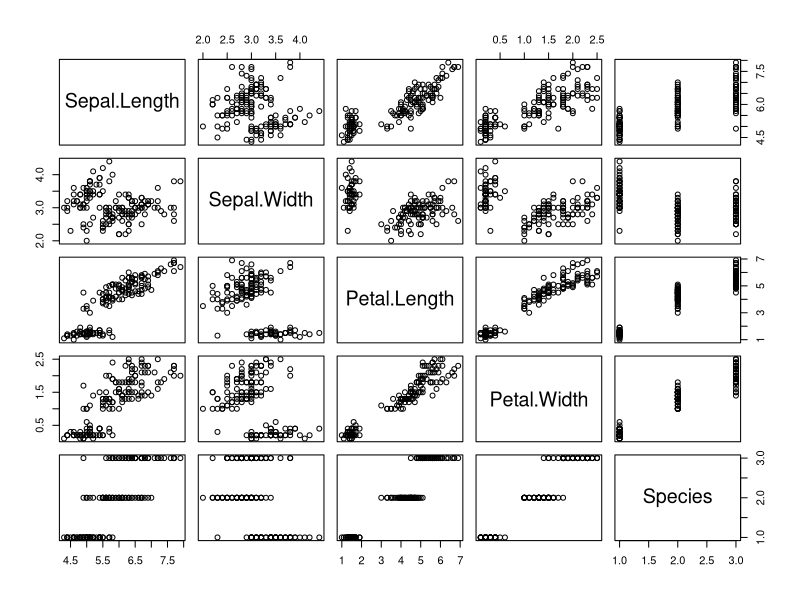
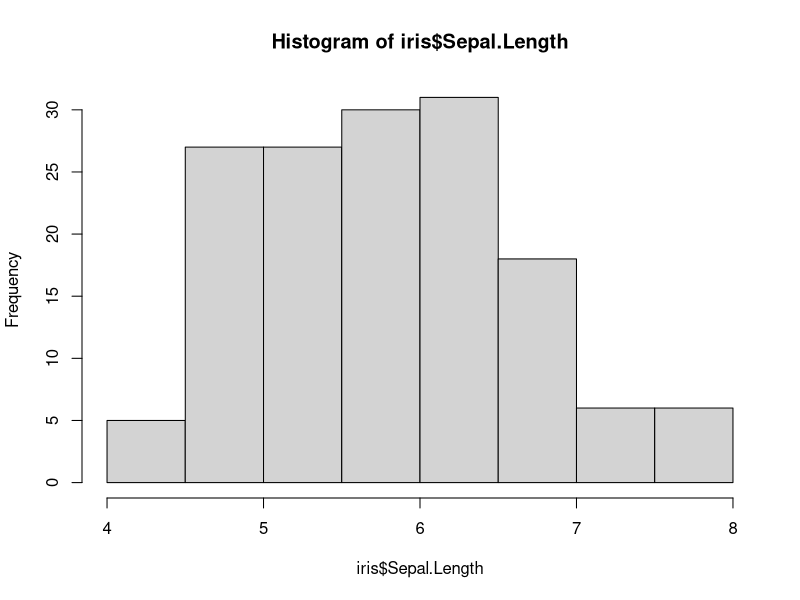
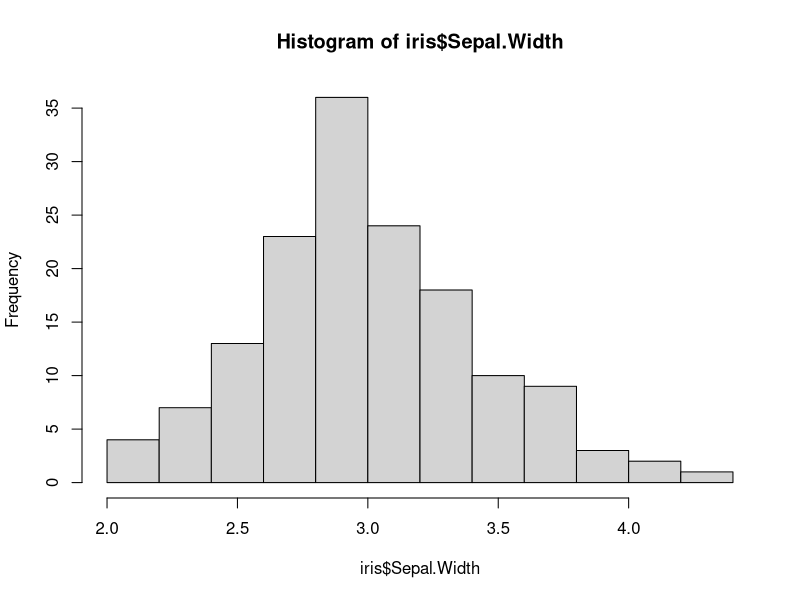
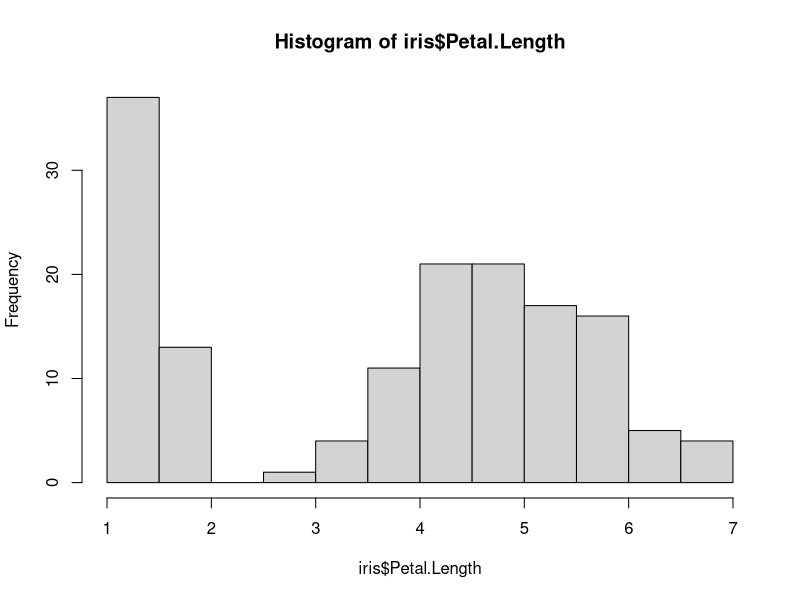
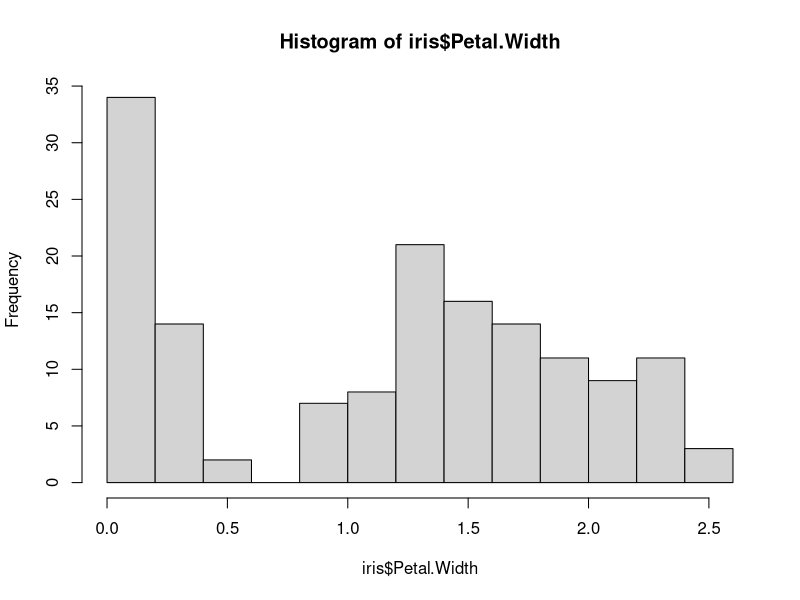
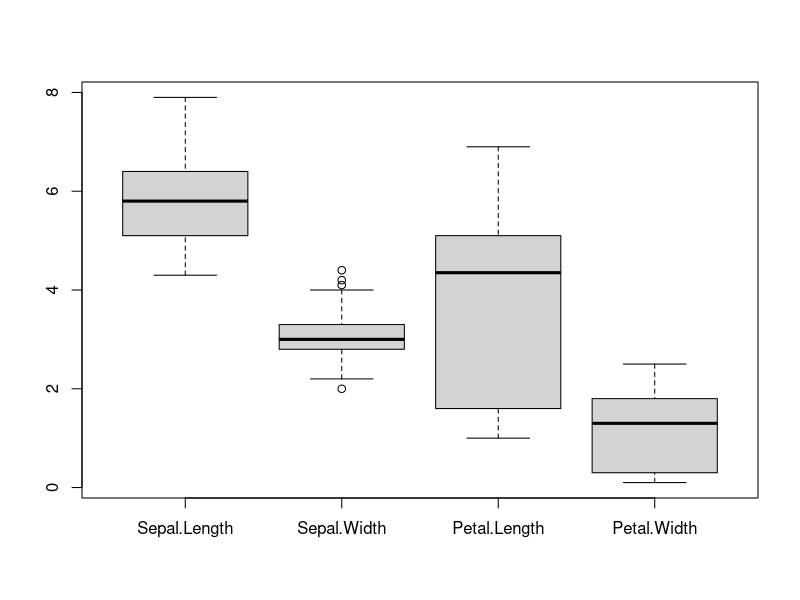
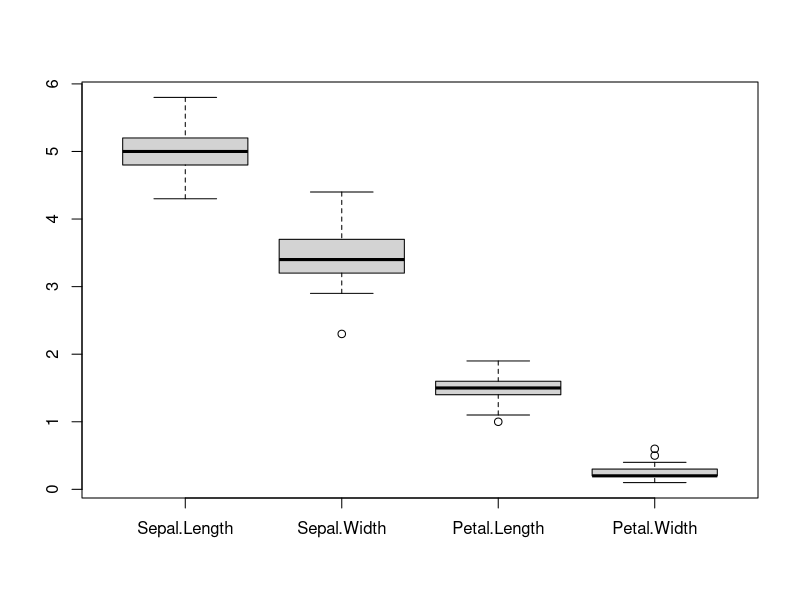
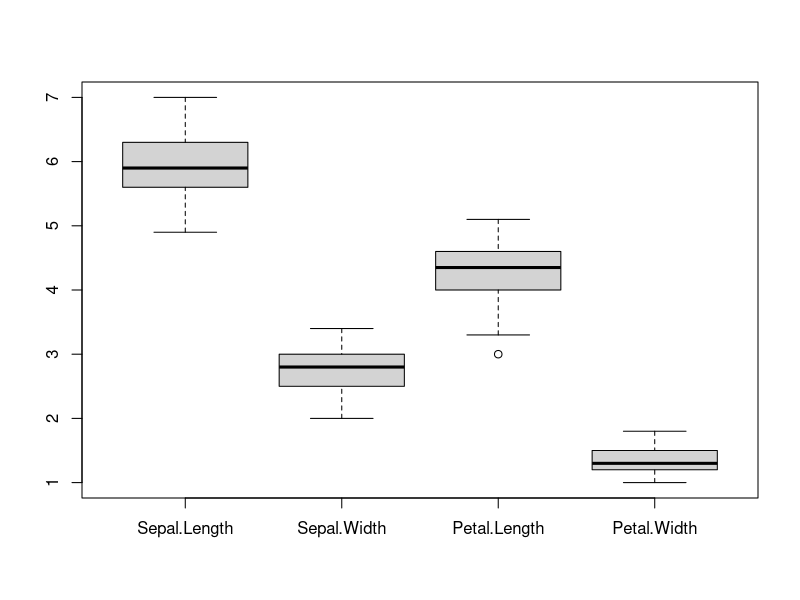

These figures' R source, in order:
install.packages("randomForest")
install.packages("caret")
library(randomForest)
library(caret)
library(ggplot2)
data(iris)
View(iris)
str(iris)
summary(iris)
plot(iris)
hist(iris$Sepal.Length)
hist(iris$Sepal.Width)
hist(iris$Petal.Length)
hist(iris$Petal.Width)
boxplot(iris[-5])
#Splitting data into training and testing. 
#splitting the data based on species 
iris_setosa<-iris[iris$Species=="setosa",] 
iris_versicolor <- iris[iris$Species=="versicolor",] 
iris_virginica <- iris[iris$Species=="virginica",] 
boxplot(iris_setosa[-5])
boxplot(iris_versicolor[-5])
boxplot(iris_virginica[-5])
iris_train <- rbind(iris_setosa[1:25,],iris_versicolor[1:25,],iris_virginica[1:25,])
iris_test <- rbind(iris_setosa[26:50,],iris_versicolor[26:50,],iris_virginica[26:50,])
#random forest model
fit.forest <- randomForest(Species~.,data=iris_train, na.action=na.roughfix,importance=TRUE)
#Training accuracy 
mean(iris_train$Species==predict(fit.forest,iris_train))
#Prediction of train data
pred_train <- predict(fit.forest,iris_train)
#Confusion Matrix
confusionMatrix(iris_train$Species, pred_train)
#Predicting test data 
pred_test <- predict(fit.forest,newdata=iris_test)
mean(pred_test==iris_test$Species) 
#Confusion Matrix 
confusionMatrix(iris_test$Species, pred_test)
#importance
importance(fit.forest)
varImpPlot(fit.forest)
#plot
plot(fit.forest,lwd=2)
legend("topright", colnames(fit.forest$err.rate),col=1:4,cex=0.8,fill=1:4)


